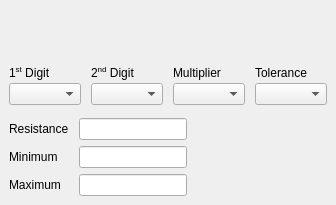
      <widget class="QWidget" name="tab_4b">
       <attribute name="title">
        <string>4 Band</string>
       </attribute>
       <layout class="QVBoxLayout" name="verticalLayout_4">
        <property name="spacing">
         <number>6</number>
        </property>
        <property name="leftMargin">
         <number>9</number>
        </property>
        <property name="topMargin">
         <number>26</number>
        </property>
        <property name="rightMargin">
         <number>9</number>
        </property>
        <property name="bottomMargin">
         <number>9</number>
        </property>
        <item>
         <layout class="QHBoxLayout" name="horizontalLayout_4b_svg">
          <property name="bottomMargin">
           <number>20</number>
          </property>
          <item>
           <spacer name="horizontalSpacer_4">
            <property name="orientation">
             <enum>Qt::Horizontal</enum>
            </property>
            <property name="sizeHint" stdset="0">
             <size>
              <width>40</width>
              <height>20</height>
             </size>
            </property>
           </spacer>
          </item>
          <item>
           <spacer name="horizontalSpacer_5">
            <property name="orientation">
             <enum>Qt::Horizontal</enum>
            </property>
            <property name="sizeHint" stdset="0">
             <size>
              <width>40</width>
              <height>20</height>
             </size>
            </property>
           </spacer>
          </item>
         </layout>
        </item>
        <item>
         <layout class="QGridLayout" name="gridLayout_2" columnstretch="10,10,20,20">
          <property name="horizontalSpacing">
           <number>10</number>
          </property>
          <property name="verticalSpacing">
           <number>3</number>
          </property>
          <item row="1" column="2">
           <widget class="QComboBox" name="comboBox_m_4b">
            <property name="sizePolicy">
             <sizepolicy hsizetype="Expanding" vsizetype="Fixed">
              <horstretch>0</horstretch>
              <verstretch>0</verstretch>
             </sizepolicy>
            </property>
           </widget>
          </item>
          <item row="0" column="1">
           <widget class="QLabel" name="label_4">
            <property name="text">
             <string>&lt;html&gt;&lt;head/&gt;&lt;body&gt;&lt;p&gt;2&lt;span style=&quot; vertical-align:super;&quot;&gt;nd&lt;/span&gt; Digit&lt;/p&gt;&lt;/body&gt;&lt;/html&gt;</string>
            </property>
            <property name="textFormat">
             <enum>Qt::RichText</enum>
            </property>
           </widget>
          </item>
          <item row="0" column="3">
           <widget class="QLabel" name="label_5">
            <property name="text">
             <string>Tolerance</string>
            </property>
           </widget>
          </item>
          <item row="0" column="2">
           <widget class="QLabel" name="label_12">
            <property name="text">
             <string>Multiplier</string>
            </property>
           </widget>
          </item>
          <item row="1" column="1">
           <widget class="QComboBox" name="comboBox_2d_4b">
            <property name="sizePolicy">
             <sizepolicy hsizetype="Expanding" vsizetype="Fixed">
              <horstretch>0</horstretch>
              <verstretch>0</verstretch>
             </sizepolicy>
            </property>
           </widget>
          </item>
          <item row="1" column="3">
           <widget class="QComboBox" name="comboBox_t_4b">
            <property name="sizePolicy">
             <sizepolicy hsizetype="Expanding" vsizetype="Fixed">
              <horstretch>0</horstretch>
              <verstretch>0</verstretch>
             </sizepolicy>
            </property>
           </widget>
          </item>
          <item row="0" column="0">
           <widget class="QLabel" name="label_3">
            <property name="text">
             <string>&lt;html&gt;&lt;head/&gt;&lt;body&gt;&lt;p&gt;1&lt;span style=&quot; vertical-align:super;&quot;&gt;st&lt;/span&gt; Digit&lt;/p&gt;&lt;/body&gt;&lt;/html&gt;</string>
            </property>
            <property name="textFormat">
             <enum>Qt::RichText</enum>
            </property>
           </widget>
          </item>
          <item row="1" column="0">
           <widget class="QComboBox" name="comboBox_1d_4b">
            <property name="sizePolicy">
             <sizepolicy hsizetype="Expanding" vsizetype="Fixed">
              <horstretch>0</horstretch>
              <verstretch>0</verstretch>
             </sizepolicy>
            </property>
           </widget>
          </item>
         </layout>
        </item>
        <item>
         <spacer name="verticalSpacer_2">
          <property name="orientation">
           <enum>Qt::Vertical</enum>
          </property>
          <property name="sizeHint" stdset="0">
           <size>
            <width>20</width>
            <height>0</height>
           </size>
          </property>
         </spacer>
        </item>
        <item>
         <layout class="QHBoxLayout" name="horizontalLayout_5">
          <item>
           <layout class="QFormLayout" name="formLayout">
            <property name="horizontalSpacing">
             <number>10</number>
            </property>
            <property name="verticalSpacing">
             <number>6</number>
            </property>
            <item row="1" column="0">
             <widget class="QLabel" name="label">
              <property name="text">
               <string>Resistance</string>
              </property>
             </widget>
            </item>
            <item row="1" column="1">
             <widget class="QLineEdit" name="lineEdit_resistance_4b">
              <property name="alignment">
               <set>Qt::AlignCenter</set>
              </property>
              <property name="readOnly">
               <bool>true</bool>
              </property>
             </widget>
            </item>
            <item row="2" column="0">
             <widget class="QLabel" name="label_2">
              <property name="text">
               <string>Minimum</string>
              </property>
             </widget>
            </item>
            <item row="2" column="1">
             <widget class="QLineEdit" name="lineEdit_resistance_min_4b">
              <property name="alignment">
               <set>Qt::AlignCenter</set>
              </property>
              <property name="readOnly">
               <bool>true</bool>
              </property>
             </widget>
            </item>
            <item row="3" column="0">
             <widget class="QLabel" name="label_11">
              <property name="text">
               <string>Maximum</string>
              </property>
             </widget>
            </item>
            <item row="3" column="1">
             <widget class="QLineEdit" name="lineEdit_resistance_max_4b">
              <property name="alignment">
               <set>Qt::AlignCenter</set>
              </property>
              <property name="readOnly">
               <bool>true</bool>
              </property>
             </widget>
            </item>
            <item row="0" column="0">
             <spacer name="verticalSpacer_7">
              <property name="orientation">
               <enum>Qt::Vertical</enum>
              </property>
              <property name="sizeHint" stdset="0">
               <size>
                <width>20</width>
                <height>1</height>
               </size>
              </property>
             </spacer>
            </item>
           </layout>
          </item>
          <item>
           <spacer name="horizontalSpacer">
            <property name="orientation">
             <enum>Qt::Horizontal</enum>
            </property>
            <property name="sizeHint" stdset="0">
             <size>
              <width>40</width>
              <height>20</height>
             </size>
            </property>
           </spacer>
          </item>
         </layout>
        </item>
       </layout>
      </widget>
